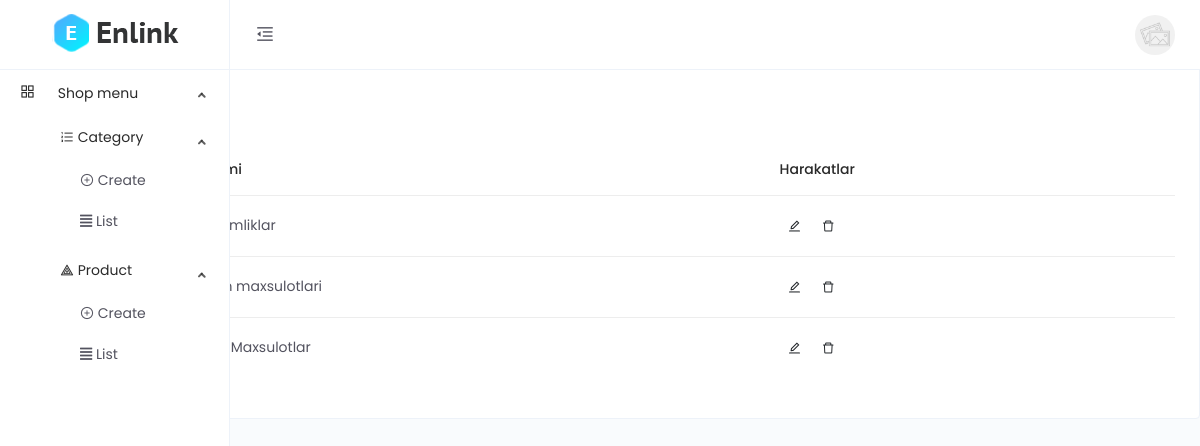
Page /dashboard/category-list/ (signed in) on the committed database.
### main/models.py (models this page shows, shortened)
class CodeGenerate(models.Model):
    code = models.CharField(max_length=255, blank=True,unique=True)
    class Meta:
        abstract = True

class Category(CodeGenerate):
    name = models.CharField(max_length=255, unique=True)

### main/funcs.py (the view)
    def wrapper(request, *args, **kwargs):
        if request.user.is_staff:
            result = func(request, *args, **kwargs)
        else:
            return redirect('front:index')
        return result

### main/dashboard/views.py (called while the page is built)
@staff_required
def category_list(request):
    queryset = models.Category.objects.all()
    context = {
        'queryset':queryset
        }
    return render(request, 'dashboard/category/list.html', context)

### main/funcs.py (called while the page is built)
def staff_required(func):
    def wrapper(request, *args, **kwargs):
        if request.user.is_staff:
            result = func(request, *args, **kwargs)
        else:
            return redirect('front:index')
        return result
    return wrapper

### templates/dashboard/category/list.html (shortened to what this page needs)
{% extends 'dashboard/base.html' %}
{% block content %}
<div class="main-content">
    <div class="page-header">
        <h2 class="header-title">SHOP</h2>
        <div class="header-sub-title">
            <nav class="breadcrumb breadcrumb-dash">
                <a href="#" class="breadcrumb-item">Dashboard</a>
                <a class="breadcrumb-item" href="#">Category</a>
                <span class="breadcrumb-item active">List</span>
            </nav>
        </div>
    </div>
    <div class="card">
        <div class="card-body">
            <h4>Categorylar ro`yxat</h4>
            <div class="m-t-25">
                <div class="table-responsive">
                    <table class="table">
                        <thead>
                            <tr>
                                <th scope="col">#</th>
                                <th scope="col">Nomi</th>
                                <th scope="col">Harakatlar</th>
                            </tr>
                        </thead>
                        <tbody>
                            {% for q in queryset %}
                            <tr>
                                <th scope="row">{{forloop.counter}}</th>
                                <td>{{q.name}}</td>
                                <td>
                                    <button type="button" class="btn btn-icon btn-hover btn-sm btn-rounded pull-right" data-toggle="modal" data-target=".bd-example-modal-lg{{forloop.counter}}">
                                        <i class="anticon anticon-edit"></i>
                                    </button>
                                    <button type="button" class="btn btn-icon btn-hover btn-sm btn-rounded" data-toggle="modal" data-target=".bd-example-modal-sm{{forloop.counter}}">
                                        <i class="anticon anticon-delete"></i>
                                    </button>
                                </td>
                            </tr>
                            {% endfor %}
                        </tbody>
                    </table>
                </div>
            </div>
        </div>
    </div>
</div>
{% endblock %}

### rows in the picture
Category: name "Ichimliklar"
Category: name "Non maxsulotlari"
Category: name "Sut Maxsulotlar"
